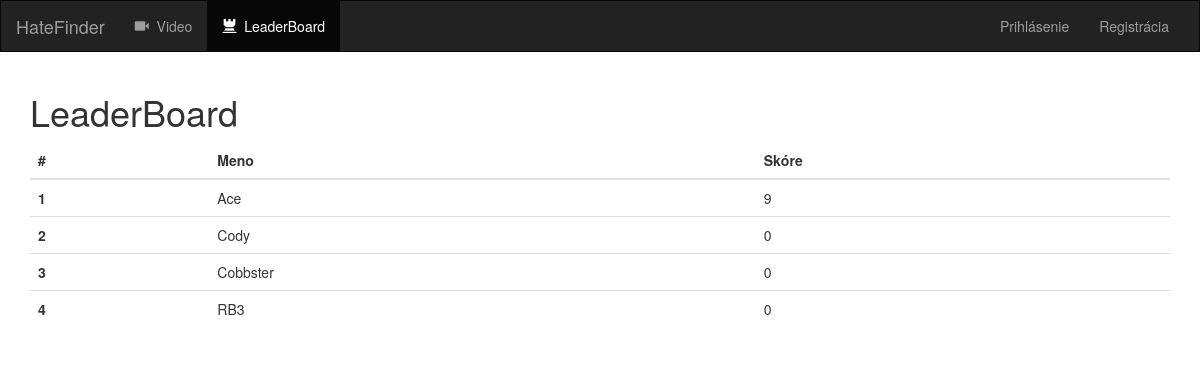
The page /video/leaderboard/ on the database as committed earlier.
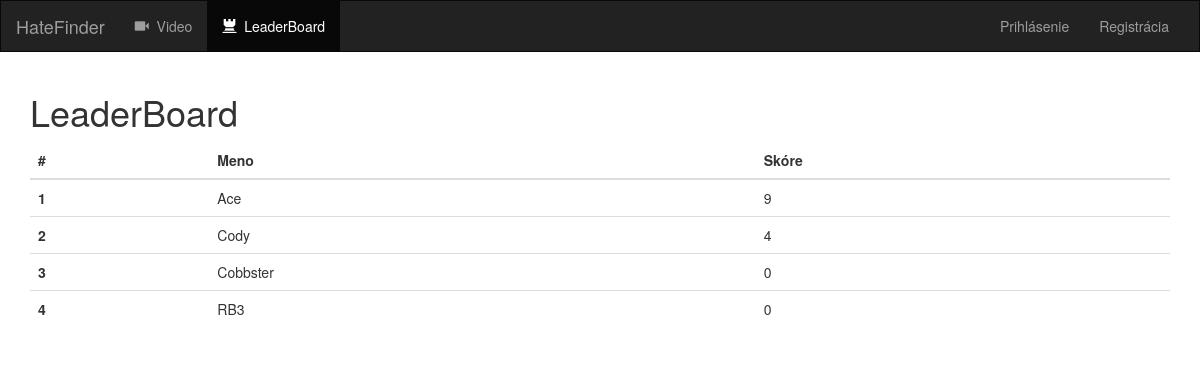
The same page on the database as committed later.
### video/models.py (models this page shows)
class Worker(models.Model):
    user = models.OneToOneField(User, on_delete=models.CASCADE)
    videos = models.ManyToManyField(Video)
    comments = models.ManyToManyField(Comment)
    score = models.IntegerField(default=0)
    def __str__(self):
        return self.user.username

### video/views.py (the view)
class LeaderBoardView(generic.ListView):
    template_name = 'video/leaderboard.html'
    context_object_name = 'workers'
    def get_queryset(self):
        main_set = Worker.objects.all().order_by('-score')
        subset = main_set[0:10]
        return subset

### video/templates/video/leaderboard.html (shortened to what this page needs)
{% extends 'video/base.html' %}
{% block active_list %}
    <ul class="nav navbar-nav">
        <li class="">
            <a href="{%  url 'video:index' %}">
                <span class="glyphicon glyphicon-facetime-video" aria-hidden="true"></span>&nbsp; Video
            </a>
        </li>
        <li class="active">
            <a href="{%  url 'video:leaderboard' %}">
                <span class="glyphicon glyphicon-tower" aria-hidden="true"></span>&nbsp; LeaderBoard
            </a>
        </li>
    </ul>
{% endblock %}
{% block body %}
    <div class="container">
        <h1>LeaderBoard</h1>
        <table class="table">
            <thead>
                <tr>
                    <th>#</th>
                    <th>Meno</th>
                    <th>Skóre</th>
                </tr>
            </thead>
            <tbody>
                {% for worker in workers %}
                    <tr>
                        <th scope="row">{{ forloop.counter }}</th>
                        <td>{{ worker }}</td>
                        <td>{{ worker.score }}</td>
                    </tr>
                {% endfor %}
            </tbody>
        </table>
    </div>
{% endblock %}

Rows that differ between the two databases and show on the page:
changed Worker "Cody": score "0" → "4"
